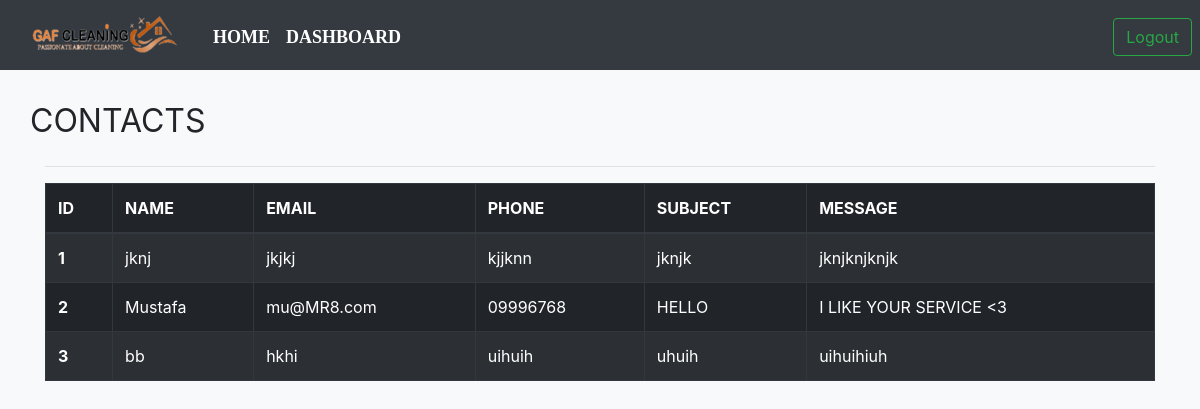
/contacts/, run on the app's committed database.
### pages/models.py (models this page shows)
class ContactUs(models.Model):
    name = models.CharField(max_length=100)
    email = models.CharField(max_length=100)
    phone = models.CharField(max_length=100)
    subject = models.CharField(max_length=100)
    message = models.TextField(max_length=300)

### pages/views.py (the view)
# urls.py: path("contacts/", contactsView, name="contacts"),
def contactsView(request):
    objs = ContactUs.objects.all()
    context = {
        "objs":objs
    }
    return render(request, "contacts.html", context)

### templates/contacts.html (shortened to what this page needs)
{% load static %}
<!DOCTYPE html>
<html lang="en">
<head>
    <link rel="stylesheet" href="{% static 'header.css' %}">
    <link rel="stylesheet" href="https://cdnjs.cloudflare.com/ajax/libs/animate.css/3.7.2/animate.min.css">
    <link rel="stylesheet" href="https://maxcdn.bootstrapcdn.com/bootstrap/4.0.0/css/bootstrap.min.css" >
</head>
<body class="bg-light">
  <nav class="navbar navbar-expand-lg navbar-dark bg-dark">
  <div class="container-fluid mt-1">
    <a href="{% url 'home' %}" class="pull-left" ><img src="{% static 'images/logo1.png' %}"></a>
    <div class="collapse navbar-collapse" id="navbarSupportedContent">
      <ul class="navbar-nav me-auto mb-2 mb-lg-0 mx-4">
        <li class="nav-item">
          <a class="nav-link active" aria-current="page" href="{% url 'home' %}">Home</a>
        </li>
        <li class="nav-item">
          <a class="nav-link active" aria-current="page" href="{% url 'dashboard' %}">Dashboard</a>
        </li>
	    </ul>
        <div class="btn-group mx-2" role="group" aria-label="Basic outlined example"  style="position: absolute; right: 0;">
          <a href="{% url 'logout' %}"><button type="button" class="btn btn-outline-success">Logout</button></a>
        </div>
    </div>
  </div>
</nav>
<div class="container">
    <br />
    <div class="row" style="justify-content: space-between;">
    <h1> <b> <small>CONTACTS</small></b> </h1>
</div>
<hr />
    <div class="table-responsive">
    <table class="table-bordered table-hover table table-dark table-striped">
        <thead>
        <tr>
            <th scope="col"> ID </th>
            <th scope="col"> NAME </th>
            <th scope="col"> EMAIL </th>
            <th scope="col"> PHONE </th>
            <th scope="col"> SUBJECT </th>
            <th scope="col"> MESSAGE </th>
        </tr>
        </thead>
        <tbody>
        {% for obj in objs %}
        <tr class="w-100 h-25">
            <th scope="row"> {{obj.id}} </th>
            <td> {{obj.name}} </td>
            <td> {{ obj.email }} </td>
            <td> {{ obj.phone }} </td>
            <td> {{ obj.subject }} </td>
            <td> {{ obj.message }} </td>
        </tr>
        {% endfor %}
        </tbody>
    </table>
</div>
</div>

### static/header.css (style rules this page uses)
.navbar-nav a { font-family: consolas; font-size: 18px; text-transform: uppercase; font-weight: bold; }
.navbar-nav { text-align: center; }
.nav-link { padding: .2rem 1rem; }
.w-100 { height: 100vh; }
button { color: #f06e03; padding: 10px 25px; background: transparent; border: 3px solid rgb(0, 0, 0); border-radius: 20px; outline: none; cursor: pointer; }
body { padding: 0; margin: 0; background-color: #17141d; color: white; font-family: 'DM Mono', monospace; }

### data on the page
ContactUs: id "1", name "jknj", email "jkjkj", phone "kjjknn", subject "jknjk", message "jknjknjknjk"
ContactUs: id "2", name "Mustafa", email "mu@MR8.com", phone "09996768", subject "HELLO", message "I LIKE YOUR SERVICE <3"
ContactUs: id "3", name "bb", email "hkhi", phone "uihuih", subject "uhuih", message "uihuihiuh"
